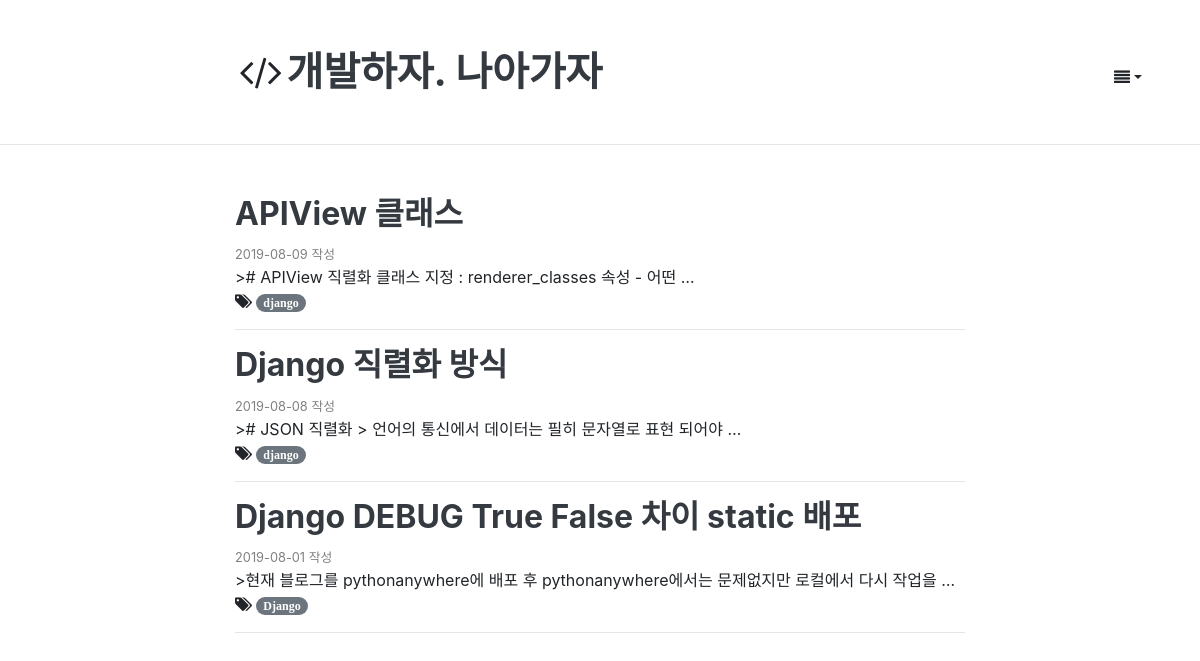
/blog/django/, run on the app's committed database.
### blog/models.py (models this page shows, shortened)
class Post(models.Model):
    title = models.CharField(max_length=100, verbose_name = 'Title' , help_text = 'Please enter a posting title')
    text = models.TextField(verbose_name='Contents')
    photo = ProcessedImageField(blank=True, upload_to = 'blog/post/%Y' ,processors = [Thumbnail(300,300)],format='JPEG' ,options={'quality': 60})
    created_date= models.DateTimeField(default =timezone.now)
    published_date = models.DateTimeField(blank=True , null=True)
    tags = models.CharField(max_length=100, blank=True)
    class Meta:
        ordering = ['-id']
    def get_absolute_url(self):
        return reverse('post_detail', args=[self.id])

### blog/views.py (the view)
# urls.py: path('<tags>/', views.post_tags, name='post_tags'),
def post_tags(request ,tags):
    posts = Post.objects.filter(tags__contains=tags)
    context = {
        'tags':tags,
        'posts':posts
    }
    return render(request, 'blog/post_tags.html' ,context)

### blog/templates/blog/post_tags.html
{% extends 'blog/layout.html' %}
{% block content %}
    <div class="container">
        <div class="row">
             <div class="col-md-2"></div>
            <div class="col-md-8">
                {% for post in posts %}
                    <div class="blog-post">
                        <div class="blog-post-title">
                            <h2><a href="{{ post.get_absolute_url }}" class="text-dark"><b>{{ post.title }}</b></a>
                            </h2>
                        </div>
                        <div class="blog-post-meta">
                            <div class="post-author">
                                <small style="color:gray">{{ post.published_date|date:"Y-m-d" }} {{ post.author }} 작성
                                </small>
                            </div>
                        </div>
                        <div class="post-summary">>{{ post.text|truncatewords_html:10 }}</div>
                        <i class="fa fa-tags" title="tags">
                            {% if post.tags %}
                                <a class="badge badge-pill badge-secondary"
                                   href="{% url "post_tags" post.tags %}">{{ post.tags }}</a>
                            {% else %}
                                <a href=""></a>
                            {% endif %}
                        </i>
                        <hr/>
                    </div>
                {% endfor %}
            </div>
        </div>
    </div>
{% endblock %}

### blog/templates/blog/layout.html
{% extends 'layout.html' %}

### templates/layout.html (shortened to what this page needs)
<!DOCTYPE html>
<html lang="ko">
<head>
    <link rel="stylesheet" href="https://stackpath.bootstrapcdn.com/bootstrap/4.3.1/css/bootstrap.min.css"
/>
    <link rel="stylesheet" href="//stackpath.bootstrapcdn.com/font-awesome/4.7.0/css/font-awesome.min.css"/>
    <link rel="stylesheet" href="https://uicdn.toast.com/tui-editor/latest/tui-editor.css">
    <link rel="stylesheet" href="https://uicdn.toast.com/tui-editor/latest/tui-editor-contents.css">
    <link rel="stylesheet" href="https://cdnjs.cloudflare.com/ajax/libs/codemirror/5.33.0/codemirror.css">
    <link rel="stylesheet" href="https://cdnjs.cloudflare.com/ajax/libs/highlight.js/9.12.0/styles/github.min.css">
</head>
<body>
<header class="site-header">
    <div class="container">
        <div class="row">
        <div class="col-md-2"></div>
    <div class="col-md-10">
        <br>
        <br>
        <h3 class="float-right">
            <div class="page-header" style="margin-top: 10px">
                <button class="btn dropdown-toggle" data-toggle="dropdown" id="dropdownmenu" role="button" aria-haspopup="true"
                   aria-expanded="false"><i class="fa fa-align-justify"></i></button>
            </div>
        </h3>
        <h1 class="blog-title" style="text-align: left"><i class="fa fa-fw fa-code"></i><a class="text-dark"
                                                                                           href="{% url 'post_list' %}"><b>개발하자.
            나아가자</b></a>
        </h1>
        <br>
    </div>
        </div>
    </div>
</header>
<hr style="margin-bottom: 50px">
{% block content %}
{% endblock %}
</body>
</html>

### templates/layout.html (style rules this page uses)
html { position: relative; min-height: 100%; }
body { margin-bottom: 60px; min-height: 100%; }

### data on the page
Post: title "APIView 클래스", published_date "2019-08-09", text "# APIView 직렬화 클래스 지정 : renderer_classes 속성 - 어떤 …", tags "django"
Post: title "Django 직렬화 방식", published_date "2019-08-08", text "# JSON 직렬화 > 언어의 통신에서 데이터는 필히 문자열로 표현 되어야 …", tags "django"
Post: title "Django DEBUG True False 차이 static 배포", published_date "2019-08-01", text "현재 블로그를 pythonanywhere에 배포 후 pythonanywhere에서는 문제없지만 로컬에서 다시 작업을 …", tags "Django"
